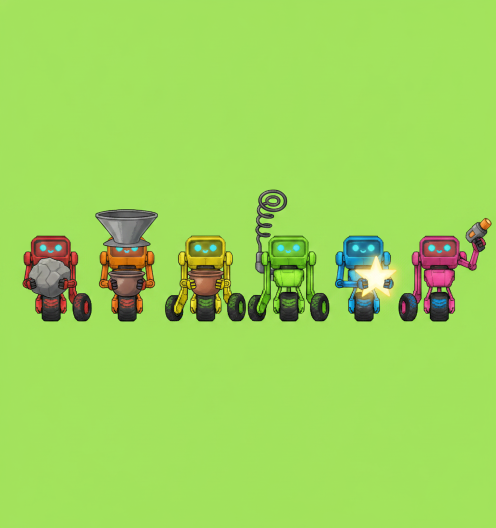
#> input picture scripts/art/source/cogs_sheet.png, 992 x 1056 px (shown at 1/2 size)
$ python split_cog_sheet.py
#> lines starting #> are read from the running program, lines starting #| are printed output that depends on the picture
#!/usr/bin/env python3
"""Key, split and pad the nano-banana cog sheet into the six board sprites.

`scripts/art/source/cogs_sheet.png` is one nano-banana (gemini-2.5-flash-image)
render of SIX Softmax cogs on a flat chroma-green backdrop, one kit per slot so
the six read apart at board scale with no label:

    slot 0  Aro  red     — a lumpy raw ore rock held at chest height
    slot 1  Bex  orange  — a wide grey funnel hopper worn as a hat
    slot 2  Cyr  yellow  — a bronze refining crucible held in both hands
    slot 3  Dov  lime    — a tall spiral coil antenna off the back
    slot 4  Eno  blue    — a glowing white-gold super ingot star
    slot 5  Fay  pink    — a short fat gift-beam emitter raised in one hand

Gemini returns no alpha and the "pure green" it draws is *some* green with a
tinted edge, so the key is a flood fill from the image border against the
MEDIAN border colour (corners sometimes carry a smudge) — that way a green
accent inside a cog survives. The row is then split on empty columns, each part
cropped to its ink, padded to a square and resized.

Outputs (committed; CI never regenerates art):

    data/cog_<colour>_front.png   96x96  the board body
    data/cog_<colour>_beam.png    96x96  firing pose (leaning, brightened)
    data/cog_<colour>_bank.png    96x96  cash-out pose (crouched, warm flash)
    client/art/lockerroom/<lk>_<pose>.webp
                                  the pre-load curtain's four bot carousels
                                  (the inherited buildLockerRoom names exactly
                                  red/green/blue/yellow x poses 1,2,3,5,6)
    client/art/lockerroom/bg.jpg  the curtain's empty-room plate, from the
                                  second nano-banana render
                                  (scripts/art/source/lockerroom_bg.png — a
                                  refinery floor at shift change)

`scripts/art/gen_gift_art.py` owns every OTHER asset in `data/` — floor,
pillars, the wall ring, seep pads, tokens, beams, bursts, the badge frame and
the trust-graph art. It does NOT own the six `cog_*.png` files above; those come
from here.

    python3 scripts/art/split_cog_sheet.py
"""

from __future__ import annotations

import os
from collections import deque

from PIL import Image, ImageEnhance

ROOT = os.path.dirname(os.path.dirname(os.path.dirname(os.path.abspath(__file__))))
SOURCE = os.path.join(ROOT, "scripts", "art", "source", "cogs_sheet.png")
BG_SOURCE = os.path.join(ROOT, "scripts", "art", "source", "lockerroom_bg.png")
DATA = os.path.join(ROOT, "data")
LOCKER = os.path.join(ROOT, "client", "art", "lockerroom")

# Slot order on the sheet, left to right. These are the design note's body
# colours (`## The game` §Seats) and they are the sprite file names the
# renderer asks for.
COLOURS = ["red", "orange", "yellow", "lime", "blue", "pink"]
SPRITE_PX = 96

# The inherited pre-load curtain (client/replay_broadcast.html, buildLockerRoom)
# declares four bots by colour and five poses each. It ships verbatim, so the
# art is named to fit it rather than the other way round: these four cogs stand
# in the refinery at shift change.
LOCKER_BOTS = {"red": "red", "green": "lime", "blue": "blue", "yellow": "yellow"}
LOCKER_POSES = [1, 2, 3, 5, 6]
LOCKER_PX = 320
# The inherited curtain lays its bots out in percentages of a 992x926 plate.
LOCKER_BG = (992, 926)


def median_border(image: Image.Image) -> tuple[int, int, int]:
    """The backdrop colour: the median of every pixel on the image border."""
    width, height = image.size
    reds, greens, blues = [], [], []
    for x in range(width):
        for y in (0, height - 1):
            r, g, b = image.getpixel((x, y))[:3]
            reds.append(r)
            greens.append(g)
            blues.append(b)
    for y in range(height):
        for x in (0, width - 1):
            r, g, b = image.getpixel((x, y))[:3]
            reds.append(r)
            greens.append(g)
            blues.append(b)
    reds.sort()
    greens.sort()
    blues.sort()
    mid = len(reds) // 2
    return reds[mid], greens[mid], blues[mid]


def key_backdrop(image: Image.Image, tolerance: int = 60) -> Image.Image:
    """Flood-fill the chroma backdrop from the border and cut it to alpha."""
    image = image.convert("RGBA")
    width, height = image.size
    pixels = image.load()
    kr, kg, kb = median_border(image)

    def is_backdrop(x: int, y: int) -> bool:
        r, g, b, _ = pixels[x, y]
        return abs(r - kr) + abs(g - kg) + abs(b - kb) <= tolerance * 3

    seen = bytearray(width * height)
    queue: deque[tuple[int, int]] = deque()
    for x in range(width):
        for y in (0, height - 1):
            if not seen[y * width + x] and is_backdrop(x, y):
                seen[y * width + x] = 1
                queue.append((x, y))
    for y in range(height):
        for x in (0, width - 1):
            if not seen[y * width + x] and is_backdrop(x, y):
                seen[y * width + x] = 1
                queue.append((x, y))
    while queue:
        x, y = queue.popleft()
        pixels[x, y] = (0, 0, 0, 0)
        for nx, ny in ((x - 1, y), (x + 1, y), (x, y - 1), (x, y + 1)):
            if 0 <= nx < width and 0 <= ny < height and not seen[ny * width + nx]:
                if is_backdrop(nx, ny):
                    seen[ny * width + nx] = 1
                    queue.append((nx, ny))
    return image


def column_runs(image: Image.Image, floor: int = 8) -> list[tuple[int, int]]:
    """Runs of columns that carry ink, in left-to-right order."""
    width, height = image.size
    alpha = image.split()[3].load()
    runs: list[tuple[int, int]] = []
    start = None
    for x in range(width):
        ink = 0
        for y in range(height):
            if alpha[x, y] > 24:
                ink += 1
                if ink >= floor:
                    break
        if ink >= floor:
            if start is None:
                start = x
        elif start is not None:
            runs.append((start, x))
            start = None
    if start is not None:
        runs.append((start, width))
    return runs


def merge_to(runs: list[tuple[int, int]], want: int) -> list[tuple[int, int]]:
    """Merge the narrowest neighbouring runs until exactly `want` remain.

    A cog's held prop can float clear of its body (the pink emitter, the lime
    antenna), which the column scan sees as a second run. Merging the smallest
    gaps first re-joins a prop with the body it belongs to without ever
    merging two cogs, whose gap is by far the widest.
    """
    runs = list(runs)
    while len(runs) > want:
        gaps = [(runs[i + 1][0] - runs[i][1], i) for i in range(len(runs) - 1)]
        _, index = min(gaps)
        runs[index] = (runs[index][0], runs[index + 1][1])
        del runs[index + 1]
    if len(runs) != want:
        raise SystemExit(f"expected {want} cogs on the sheet, found {len(runs)}")
    return runs


def square(part: Image.Image, size: int) -> Image.Image:
    """Crop to ink, pad to a square, resize. Feet stay on the bottom edge."""
    box = part.getbbox()
    if box is None:
        raise SystemExit("a sheet column keyed out completely")
    part = part.crop(box)
    side = max(part.size)
    canvas = Image.new("RGBA", (side, side), (0, 0, 0, 0))
    canvas.paste(part, ((side - part.width) // 2, side - part.height))
    return canvas.resize((size, size), Image.LANCZOS)


def tint(image: Image.Image, factor: float, warm: tuple[int, int, int] | None = None):
    out = ImageEnhance.Brightness(image).enhance(factor)
    if warm is not None:
        glow = Image.new("RGBA", out.size, warm + (56,))
        glow.putalpha(Image.eval(out.split()[3], lambda a: (a * 56) // 255))
        out = Image.alpha_composite(out, glow)
    return out


def beam_pose(front: Image.Image) -> Image.Image:
    """Firing: the body leans into the beam and the whole cog brightens."""
    out = Image.new("RGBA", front.size, (0, 0, 0, 0))
    lifted = tint(front, 1.22, (255, 236, 178))
    out.paste(lifted.resize((front.width, int(front.height * 0.97)), Image.LANCZOS),
              (int(front.width * 0.03), int(front.height * 0.03)))
    return out


def bank_pose(front: Image.Image) -> Image.Image:
    """Cashing out: the cog squats over the till in a warm flash."""
    out = Image.new("RGBA", front.size, (0, 0, 0, 0))
    squashed = tint(front, 1.1, (255, 196, 92)).resize(
        (int(front.width * 1.04), int(front.height * 0.92)), Image.LANCZOS)
    out.paste(squashed, (-int(front.width * 0.02), int(front.height * 0.08)))
    return out


def locker_pose(front: Image.Image, index: int, size: int) -> Image.Image:
    """One frame of a bot's ~4fps idle loop in the pre-load curtain."""
    bob = (0, -3, -5, -2, 1)[index % 5]
    lean = (0.0, 0.01, 0.0, -0.01, 0.0)[index % 5]
    body = tint(front, 1.0 + 0.04 * (index % 3))
    body = body.resize((size, size), Image.LANCZOS)
    if lean:
        body = body.rotate(lean * 180 / 3.14159, resample=Image.BICUBIC)
    canvas = Image.new("RGBA", (size, size), (0, 0, 0, 0))
    canvas.paste(body, (0, bob))
    return canvas


def main() -> None:
    os.makedirs(DATA, exist_ok=True)
    os.makedirs(LOCKER, exist_ok=True)
    sheet = key_backdrop(Image.open(SOURCE))
#> after the loop in median_border, `for x in range(width):`: blues = 1984 values, max 98 at index 6, min 87 at index 1, mean 92.25; greens = 1984 values, max 231 at index 1982, min 221 at index 20, mean 226.4; reds = 1984 values, max 169 at index 22, min 160 at index 427, mean 162.3
#> after the loop in median_border, `for y in range(height):`: blues = 4096 values, max 98 at index 6, min 87 at index 1, mean 92.34; greens = 4096 values, max 231 at index 1982, min 221 at index 20, mean 226.6; reds = 4096 values, max 169 at index 22, min 160 at index 427, mean 162.8
#> in median_border, `mid = len(reds) // 2`: mid = 2048
#> in key_backdrop, `kr, kg, kb = median_border(image)`: kr = 163; kg = 226; kb = 92
#> the loop in key_backdrop, `for x in range(width):` made 992 passes
#> the loop in key_backdrop, `for y in range(height):` made 1056 passes
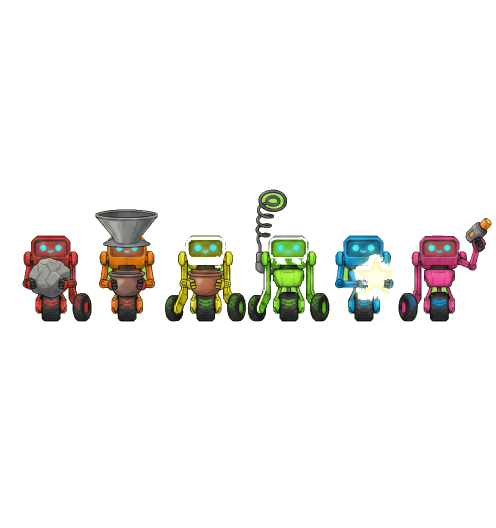
#> sheet: PIL image 992x1056 RGBA (shown at 1/2 size); mean R, G, B, A 10.2, 9.6, 7.1, 24.1; transparent parts drawn white
    runs = merge_to(column_runs(sheet), len(COLOURS))
    fronts: dict[str, Image.Image] = {}
    for colour, (x0, x1) in zip(COLOURS, runs):
        front = square(sheet.crop((x0, 0, x1, sheet.height)), SPRITE_PX)
        fronts[colour] = front
        front.save(os.path.join(DATA, f"cog_{colour}_front.png"))
        beam_pose(front).save(os.path.join(DATA, f"cog_{colour}_beam.png"))
        bank_pose(front).save(os.path.join(DATA, f"cog_{colour}_bank.png"))
        print(f"cog_{colour}_*.png  from sheet columns {x0}..{x1}")
#> this loop made 6 passes
#> (colour, x0, x1) on passes 1 to 6: ('red', 46, 183), ('orange', 191, 315), ('yellow', 330, 492), ('lime', 496, 659), ('blue', 671, 787), ('pink', 797, 982)
#| cog_red_*.png  from sheet columns 46..183
#| cog_orange_*.png  from sheet columns 191..315
#| cog_yellow_*.png  from sheet columns 330..492
#| cog_lime_*.png  from sheet columns 496..659
#| cog_blue_*.png  from sheet columns 671..787
#| cog_pink_*.png  from sheet columns 797..982
#> pass 1, in square, `part = part.crop(box)`:
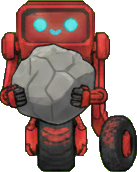
#> part: PIL image 137x172 RGBA; mean R, G, B, A 79, 52.7, 48.7, 172.4; transparent parts drawn white
#> pass 1, in main, `front = square(sheet.crop((x0, 0, x1, sheet.height)), SPRITE_PX)`:
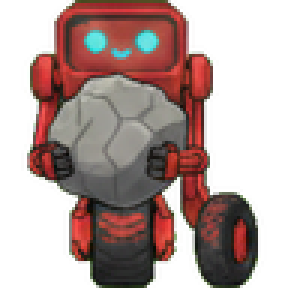
#> front: PIL image 96x96 RGBA (shown 3 times larger); mean R, G, B, A 66.3, 45.9, 40.5, 137.3; transparent parts drawn white
#> after the loop:
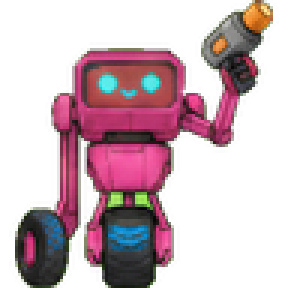
#> front: PIL image 96x96 RGBA (shown 3 times larger); mean R, G, B, A 55.2, 32.1, 37.9, 100.9; transparent parts drawn white

    for locker_name, colour in LOCKER_BOTS.items():
        big = square(sheet.crop(
            (runs[COLOURS.index(colour)][0], 0,
             runs[COLOURS.index(colour)][1], sheet.height)), LOCKER_PX)
        for slot, pose in enumerate(LOCKER_POSES):
            locker_pose(big, slot, LOCKER_PX).save(
                os.path.join(LOCKER, f"{locker_name}_{pose}.webp"),
                format="WEBP", lossless=True)
        print(f"lockerroom/{locker_name}_*.webp  from the {colour} cog")
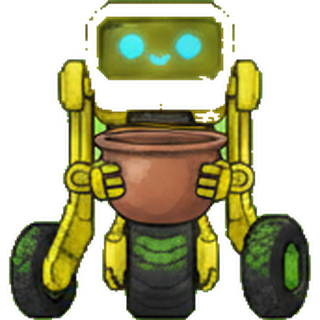
#> big: PIL image 320x320 RGBA; mean R, G, B, A 62.8, 62, 24, 135.8; transparent parts drawn white

    plate = Image.open(BG_SOURCE).convert("RGB").resize(LOCKER_BG, Image.LANCZOS)
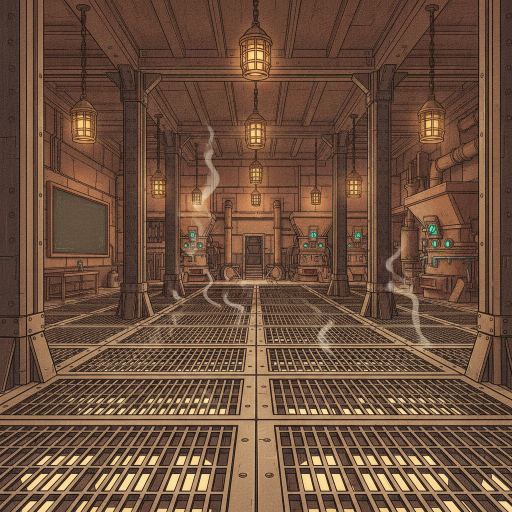
#> input picture scripts/art/source/lockerroom_bg.png, 1024 x 1024 px (shown at 1/2 size)
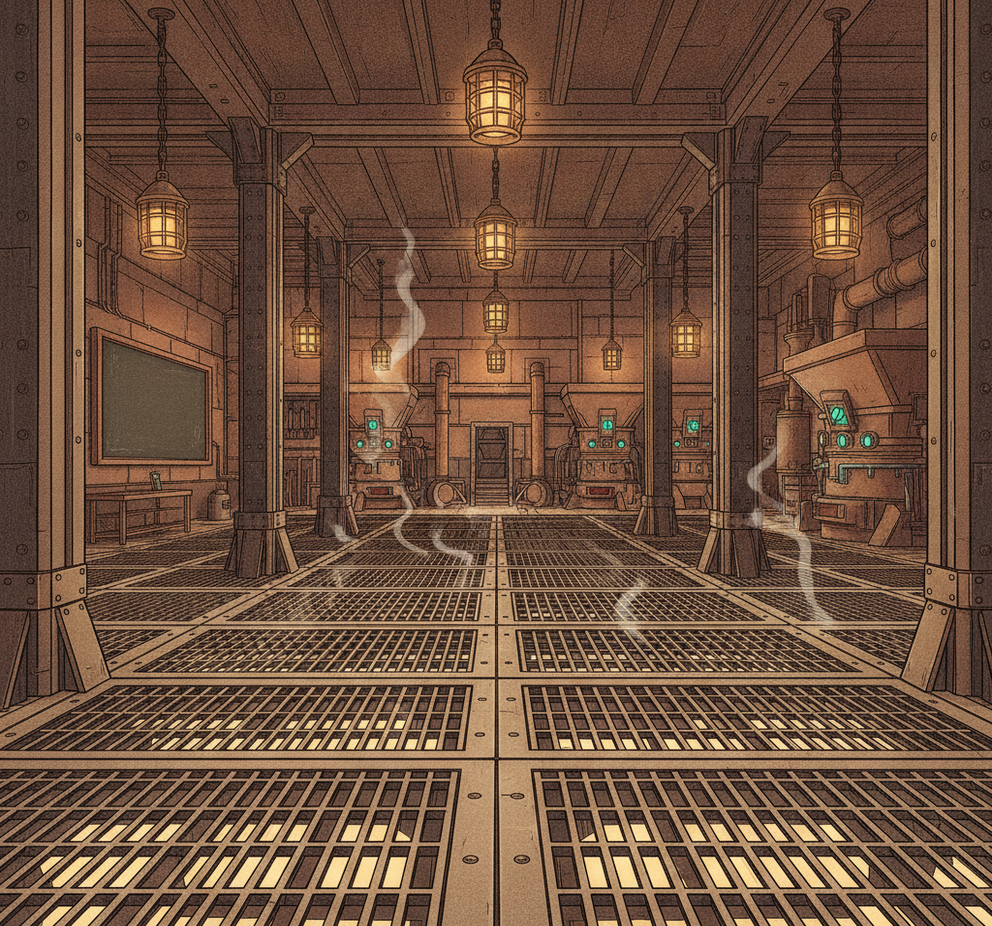
#> plate: PIL image 992x926 RGB; mean R, G, B 110.1, 80.6, 61.5
    plate.save(os.path.join(LOCKER, "bg.jpg"), format="JPEG", quality=88)
    print("lockerroom/bg.jpg  the refinery floor at shift change")


if __name__ == "__main__":
    main()
